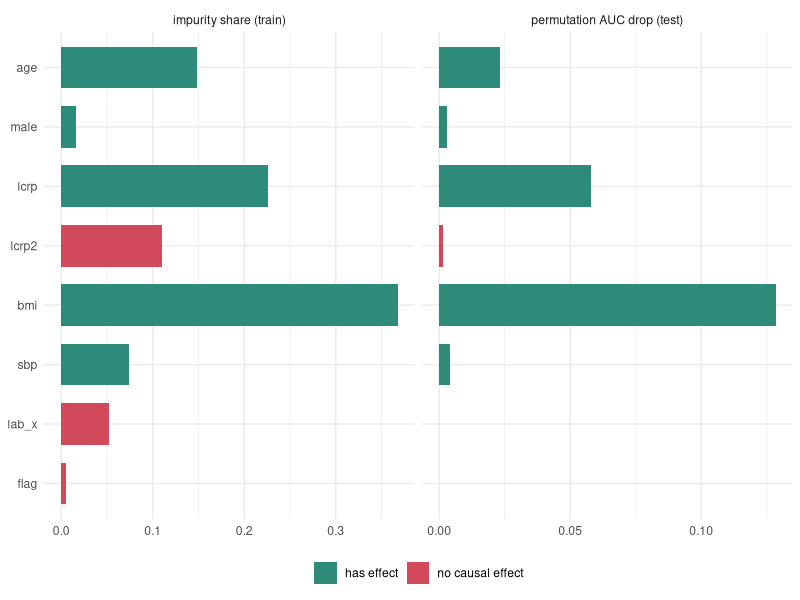
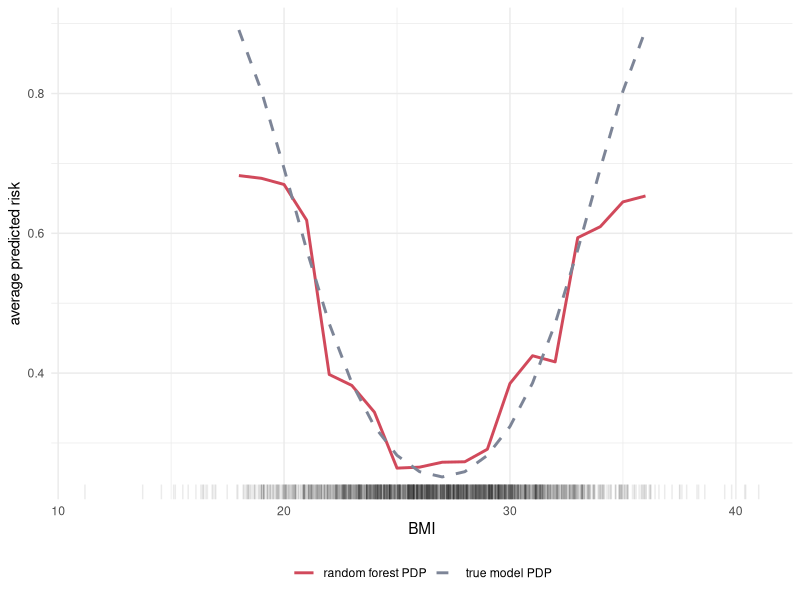
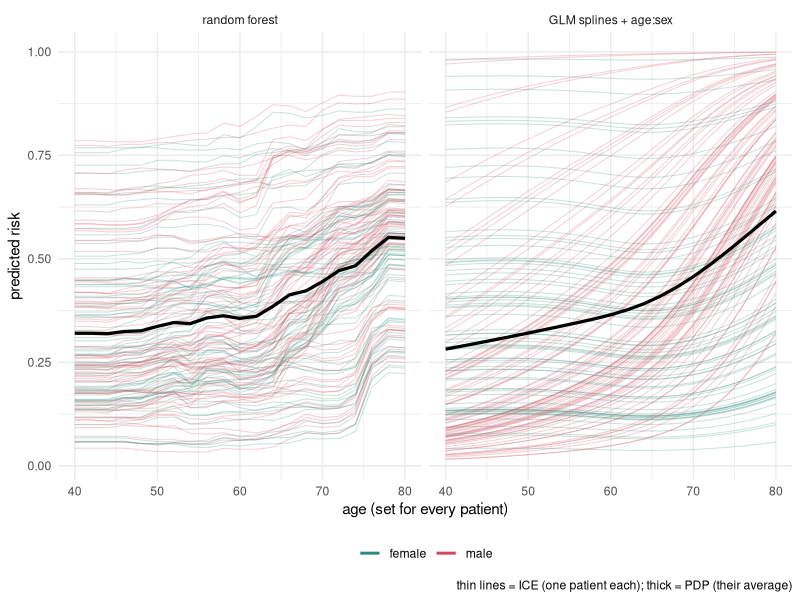
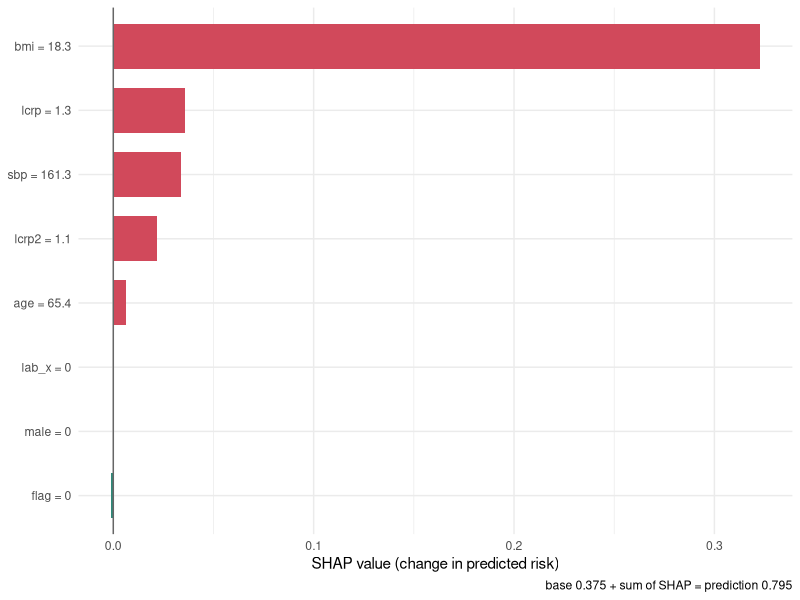
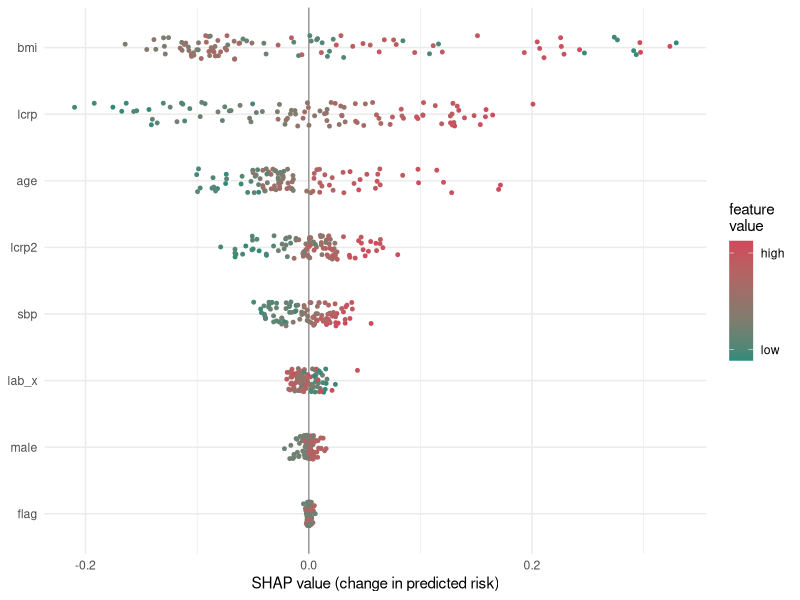
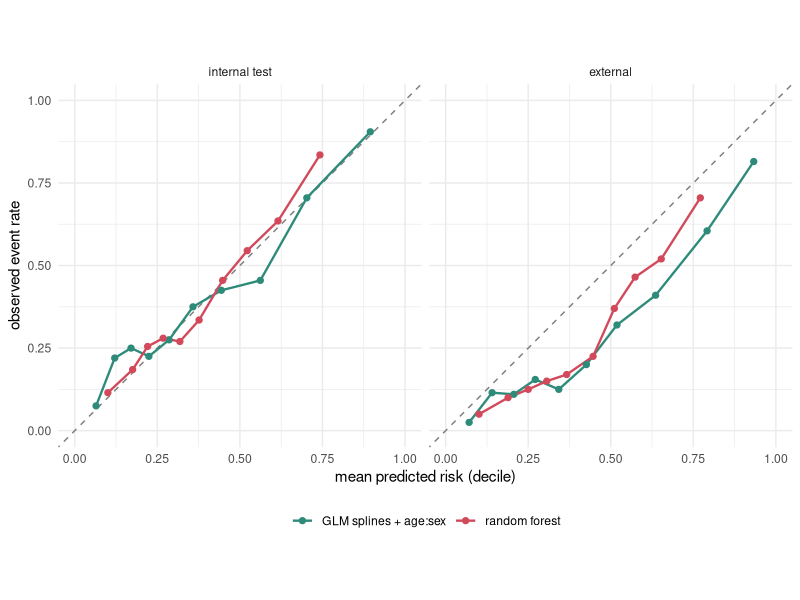
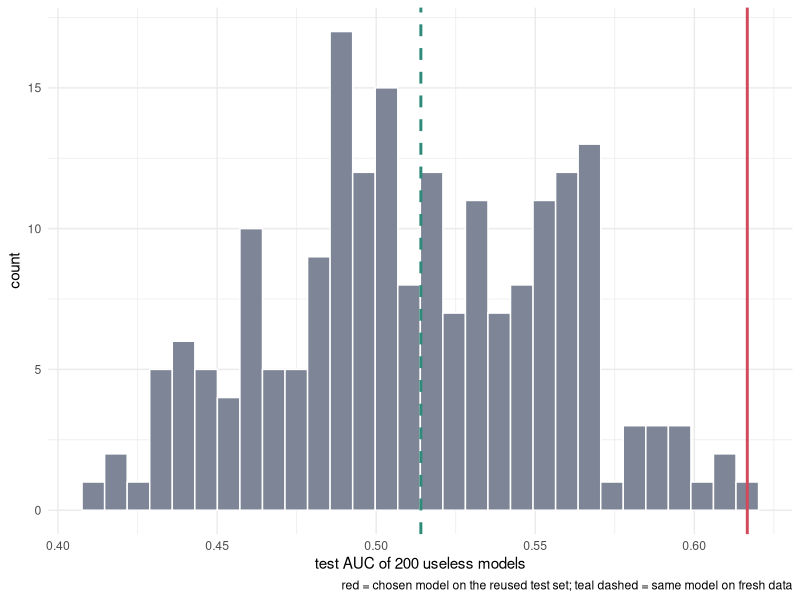

Write R code to recreate these figures, in order.
## ---- chunk 1
#| eval: true
#| message: false
library(rpart); library(splines)
sim_clin <- function(n, seed, shift = 0, age_mu = 60) {
  set.seed(seed)
  age   <- rnorm(n, age_mu, 10)
  male  <- rbinom(n, 1, .5)
  lcrp  <- rnorm(n, 1, .8)
  lcrp2 <- lcrp + rnorm(n, 0, .3)                 # 대리 변수 (원인 아님)
  bmi   <- rnorm(n, 27, 4)
  sbp   <- rnorm(n, 130, 15)
  lab_x <- rnorm(n)                               # 효과 없음
  flag  <- rbinom(n, 1, .5)                       # 효과 없음
  eta <- -1.3 + shift + 0.9 * (lcrp - 1) + 0.07 * (age - 60) * male +
         0.045 * (bmi - 27)^2 + 0.012 * (sbp - 130)
  y <- rbinom(n, 1, plogis(eta))
  data.frame(age, male, lcrp, lcrp2, bmi, sbp, lab_x, flag, y, p_true = plogis(eta))
}
true_eta <- function(d) -1.3 + 0.9 * (d$lcrp - 1) + 0.07 * (d$age - 60) * d$male +
                         0.045 * (d$bmi - 27)^2 + 0.012 * (d$sbp - 130)
feats <- c("age", "male", "lcrp", "lcrp2", "bmi", "sbp", "lab_x", "flag")
tr <- sim_clin(1000, 1); te <- sim_clin(2000, 2)
c(prevalence_train = round(mean(tr$y), 3), prevalence_test = round(mean(te$y), 3),
  cor_lcrp_lcrp2 = round(cor(tr$lcrp, tr$lcrp2), 3))
## ---- chunk 2
#| eval: true
auc <- function(p, y) {                          # Mann-Whitney 로 계산한 AUC
  r <- rank(p); n1 <- sum(y == 1); n0 <- sum(y == 0)
  (sum(r[y == 1]) - n1 * (n1 + 1) / 2) / (n1 * n0)
}
## 블랙박스 : rpart 100개로 만든 random forest (W9)
rf_fit <- function(d, feats, ntree = 100, mtry = 6, seed = 1) {
  set.seed(seed)
  lapply(seq_len(ntree), function(b) {
    idx <- sample(nrow(d), replace = TRUE); f <- sample(feats, mtry)
    rpart(reformulate(f, "y"), data = d[idx, c(f, "y")], method = "anova",
          control = rpart.control(cp = 0.001, minbucket = 20, xval = 0, maxsurrogate = 0))
  })
}
rf_pred <- function(m, newdata) rowMeans(sapply(m, predict, newdata = newdata))
rf <- rf_fit(tr, feats)
pf <- function(d) rf_pred(rf, d)                 # 해석 도구에 넘길 "예측 함수"

m_lin <- glm(y ~ age + male + lcrp + lcrp2 + bmi + sbp + lab_x + flag, data = tr, family = binomial)
m_spl <- glm(y ~ ns(age, 3) + male + ns(lcrp, 3) + lcrp2 + ns(bmi, 3) + ns(sbp, 3) + lab_x + flag,
             data = tr, family = binomial)
m_int <- glm(y ~ ns(age, 3) * male + ns(lcrp, 3) + lcrp2 + ns(bmi, 3) + ns(sbp, 3) + lab_x + flag,
             data = tr, family = binomial)
data.frame(model = c("logistic (linear)", "logistic + splines", "logistic + splines + age:sex",
                     "random forest (100 rpart trees)", "true probability (ceiling)"),
           test_AUC = round(c(auc(predict(m_lin, te), te$y), auc(predict(m_spl, te), te$y),
                              auc(predict(m_int, te), te$y), auc(pf(te), te$y),
                              auc(te$p_true, te$y)), 4))
## ---- chunk 3
#| eval: true
imp_impurity <- sapply(feats, function(v) sum(sapply(rf, function(t)
  if (v %in% names(t$variable.importance)) t$variable.importance[[v]] else 0)))
imp_impurity <- imp_impurity / sum(imp_impurity)                 # 비율로

perm_imp <- function(pred_fun, d, feats, R = 5, seed = 1, groups = NULL) {
  set.seed(seed); base <- auc(pred_fun(d), d$y)
  items <- if (is.null(groups)) as.list(feats) else groups
  sapply(items, function(g) mean(replicate(R, {
    dp <- d; idx <- sample(nrow(d)); dp[g] <- d[idx, g, drop = FALSE]   # g 만 섞는다
    base - auc(pred_fun(dp), d$y)
  })))
}
pi_test  <- perm_imp(pf, te, feats)
pi_train <- perm_imp(pf, tr, feats)
imp_tab <- data.frame(feature = feats,
  true_effect = c("yes (male only)", "yes (via age)", "yes", "no (proxy)", "yes (U-shape)",
                  "yes (weak)", "no", "no"),
  impurity_share = round(imp_impurity, 3),
  perm_AUC_drop_test = round(pi_test, 4), perm_AUC_drop_train = round(pi_train, 4),
  row.names = NULL)
imp_tab
## ---- chunk 4
#| eval: true
#| fig-width: 7.6
#| fig-height: 3.4
#| message: false
library(ggplot2)
eff <- ifelse(feats %in% c("lcrp2", "lab_x", "flag"), "no causal effect", "has effect")
il <- rbind(data.frame(feature = feats, v = imp_impurity, what = "impurity share (train)", eff = eff),
            data.frame(feature = feats, v = pi_test, what = "permutation AUC drop (test)", eff = eff))
il$what <- factor(il$what, levels = c("impurity share (train)", "permutation AUC drop (test)"))
il$feature <- factor(il$feature, levels = rev(feats))
ggplot(il, aes(v, feature, fill = eff)) + geom_col(width = .7) +
  facet_wrap(~ what, scales = "free_x") +
  scale_fill_manual(values = c("has effect" = "#2e8b7a", "no causal effect" = "#d1495b")) +
  labs(x = NULL, y = NULL, fill = NULL) + theme_minimal() + theme(legend.position = "bottom")
## ---- chunk 5
#| eval: true
grp <- perm_imp(pf, te, feats, groups = list("lcrp", "lcrp2", c("lcrp", "lcrp2")))
base_auc <- auc(pf(te), te$y)
drop_refit <- sapply(list("lcrp", "lcrp2", c("lcrp", "lcrp2")), function(g)
  base_auc - auc(rf_pred(rf_fit(tr, setdiff(feats, g)), te), te$y))
data.frame(what = c("lcrp", "lcrp2", "lcrp + lcrp2 together"),
           permute_AUC_drop = round(grp, 4), drop_and_refit_AUC_drop = round(drop_refit, 4))
## ---- chunk 6
#| eval: true
pdp <- function(pred_fun, d, var, grid) sapply(grid, function(g) { d[[var]] <- g; mean(pred_fun(d)) })
g_bmi   <- seq(18, 36, by = 1)
pdp_rf  <- pdp(pf, te, "bmi", g_bmi)
pdp_tru <- pdp(function(d) plogis(true_eta(d)), te, "bmi", g_bmi)   # 진짜 모형의 PDP
round(data.frame(bmi = g_bmi, random_forest = pdp_rf, truth = pdp_tru)[c(1, 5, 10, 15, 19), ], 3)
c(argmin_rf = g_bmi[which.min(pdp_rf)], argmin_truth = g_bmi[which.min(pdp_tru)],
  cor_rf_truth = round(cor(pdp_rf, pdp_tru), 3))
## ---- chunk 7
#| eval: true
#| fig-width: 6
#| fig-height: 3.4
pl <- rbind(data.frame(bmi = g_bmi, p = pdp_rf,  src = "random forest PDP"),
            data.frame(bmi = g_bmi, p = pdp_tru, src = "true model PDP"))
ggplot(pl, aes(bmi, p, colour = src, linetype = src)) +
  geom_rug(data = te, aes(x = bmi), inherit.aes = FALSE, alpha = .08, sides = "b") +
  geom_line(linewidth = 1) +
  scale_colour_manual(values = c("random forest PDP" = "#d1495b", "true model PDP" = "#7d8597")) +
  scale_linetype_manual(values = c("random forest PDP" = 1, "true model PDP" = 2)) +
  labs(x = "BMI", y = "average predicted risk", colour = NULL, linetype = NULL) +
  theme_minimal() + theme(legend.position = "bottom")
## ---- chunk 8
#| eval: true
set.seed(5); ice_idx <- sample(nrow(te), 150)
g_age <- seq(40, 80, by = 2)
ice_curves <- function(pred_fun) sapply(g_age, function(g) { d <- te[ice_idx, ]; d$age <- g; pred_fun(d) })
ice_rf  <- ice_curves(pf)
ice_glm <- ice_curves(function(d) predict(m_int, d, type = "response"))
ice_tru <- ice_curves(function(d) plogis(true_eta(d)))
sx <- te$male[ice_idx]
slope10 <- function(M) 10 * apply(M, 1, function(r) coef(lm(r ~ g_age))[2])   # 10년당 위험 변화
data.frame(model = c("random forest", "GLM splines + age:sex", "truth"),
           female = round(c(mean(slope10(ice_rf)[sx == 0]), mean(slope10(ice_glm)[sx == 0]),
                            mean(slope10(ice_tru)[sx == 0])), 4),
           male   = round(c(mean(slope10(ice_rf)[sx == 1]), mean(slope10(ice_glm)[sx == 1]),
                            mean(slope10(ice_tru)[sx == 1])), 4),
           PDP_all = round(c(10 * coef(lm(colMeans(ice_rf) ~ g_age))[2],
                             10 * coef(lm(colMeans(ice_glm) ~ g_age))[2],
                             10 * coef(lm(colMeans(ice_tru) ~ g_age))[2]), 4))
## ---- chunk 9
#| eval: true
#| fig-width: 7.6
#| fig-height: 3.4
ic <- rbind(
  data.frame(id = rep(seq_along(ice_idx), length(g_age)), age = rep(g_age, each = length(ice_idx)),
             p = as.vector(ice_rf),  sex = rep(ifelse(sx == 1, "male", "female"), length(g_age)),
             model = "random forest"),
  data.frame(id = rep(seq_along(ice_idx), length(g_age)), age = rep(g_age, each = length(ice_idx)),
             p = as.vector(ice_glm), sex = rep(ifelse(sx == 1, "male", "female"), length(g_age)),
             model = "GLM splines + age:sex"))
ic$model <- factor(ic$model, levels = c("random forest", "GLM splines + age:sex"))
pd <- aggregate(p ~ age + model, data = ic, FUN = mean)
ggplot(ic, aes(age, p)) +
  geom_line(aes(group = id, colour = sex), alpha = .25, linewidth = .35) +
  geom_line(data = pd, colour = "black", linewidth = 1.1) +
  facet_wrap(~ model) +
  scale_colour_manual(values = c(female = "#2e8b7a", male = "#d1495b")) +
  guides(colour = guide_legend(override.aes = list(alpha = 1, linewidth = 1))) +
  labs(x = "age (set for every patient)", y = "predicted risk", colour = NULL,
       caption = "thin lines = ICE (one patient each); thick = PDP (their average)") +
  theme_minimal() + theme(legend.position = "bottom")
## ---- chunk 10
#| eval: true
shap_perm <- function(pred_fun, x, bg, feats, M = 200) {
  p <- length(feats); rows <- vector("list", M); perms <- matrix(0L, M, p)
  for (m in 1:M) {
    z <- bg[sample(nrow(bg), 1), feats]; pi <- sample(p); perms[m, ] <- pi
    h <- z[rep(1, p + 1), ]                                # 배경 샘플에서 출발
    for (k in 1:p) h[(k + 1):(p + 1), feats[pi[k]]] <- x[[feats[pi[k]]]]   # 순서대로 x 값으로 교체
    rows[[m]] <- h
  }
  f <- matrix(pred_fun(do.call(rbind, rows)), p + 1)       # 한 번에 예측 : (p+1) x M
  phi <- setNames(numeric(p), feats)
  for (m in 1:M) phi[feats[perms[m, ]]] <- phi[feats[perms[m, ]]] + diff(f[, m])
  list(phi = phi / M, f_x = f[p + 1, 1], base = mean(f[1, ]))
}
## ---- chunk 11
#| eval: true
set.seed(6); bg <- tr[sample(nrow(tr), 200), ]            # 배경(기준) 데이터
set.seed(7)
s_lin  <- shap_perm(function(d) predict(m_lin, d), te[1, ], bg, feats, M = 2000)
closed <- coef(m_lin)[feats] * (unlist(te[1, feats]) - colMeans(bg[feats]))
round(rbind(permutation_sampling = s_lin$phi, closed_form = closed), 4)
c(max_abs_diff = signif(max(abs(s_lin$phi - closed)), 3))
## ---- chunk 12
#| eval: true
ip <- which.max(pf(te[1:200, ]))                           # 처음 200명 중 가장 위험한 환자
set.seed(8)
s1 <- shap_perm(pf, te[ip, ], bg, feats, M = 300)
te[ip, feats]
c(prediction = round(s1$f_x, 4), base = round(s1$base, 4),
  base_plus_sum_phi = round(s1$base + sum(s1$phi), 4))
round(sort(s1$phi, decreasing = TRUE), 4)
## ---- chunk 13
#| eval: true
#| fig-width: 6
#| fig-height: 3.2
sl <- data.frame(feature = names(s1$phi), phi = s1$phi,
                 val = sapply(names(s1$phi), function(v) format(round(te[ip, v], 1))))
sl$label <- paste0(sl$feature, " = ", sl$val)
sl$label <- factor(sl$label, levels = sl$label[order(sl$phi)])
ggplot(sl, aes(phi, label, fill = phi > 0)) + geom_col(width = .7) +
  geom_vline(xintercept = 0, colour = "grey40") +
  scale_fill_manual(values = c("TRUE" = "#d1495b", "FALSE" = "#2e8b7a"), guide = "none") +
  labs(x = "SHAP value (change in predicted risk)", y = NULL,
       caption = paste0("base ", round(s1$base, 3), " + sum of SHAP = prediction ", round(s1$f_x, 3))) +
  theme_minimal()
## ---- chunk 14
#| eval: true
set.seed(9)
ex <- sample(nrow(te), 100)
S  <- t(sapply(ex, function(i) shap_perm(pf, te[i, ], bg, feats, M = 100)$phi))
data.frame(feature = feats,
           mean_abs_SHAP = round(colMeans(abs(S)), 4),
           perm_AUC_drop_test = round(pi_test, 4),
           true_effect = imp_tab$true_effect, row.names = NULL)[order(-colMeans(abs(S))), ]
## ---- chunk 15
#| eval: true
#| fig-width: 7
#| fig-height: 3.8
bs <- do.call(rbind, lapply(feats, function(v) data.frame(feature = v, phi = S[, v],
          val = rank(te[ex, v]) / length(ex))))                 # 색 = feature 값의 상대 순위
bs$feature <- factor(bs$feature, levels = feats[order(colMeans(abs(S)))])
set.seed(10)
ggplot(bs, aes(phi, feature, colour = val)) +
  geom_vline(xintercept = 0, colour = "grey60") +
  geom_jitter(height = .18, width = 0, size = 1) +
  scale_colour_gradient(low = "#2e8b7a", high = "#d1495b", breaks = c(.1, .9), labels = c("low", "high")) +
  labs(x = "SHAP value (change in predicted risk)", y = NULL, colour = "feature\nvalue") +
  theme_minimal()
## ---- chunk 16
#| eval: true
ext <- sim_clin(2000, 3, shift = -0.8, age_mu = 68)
cal <- function(p, y) {                                   # discrimination + calibration
  lp <- qlogis(pmin(pmax(p, 1e-6), 1 - 1e-6))
  c(AUC = auc(p, y), Brier = mean((p - y)^2),
    cal_intercept = unname(coef(glm(y ~ 1, offset = lp, family = binomial))[1]),  # 0 이 이상적
    cal_slope = unname(coef(glm(y ~ lp, family = binomial))[2]),                 # 1 이 이상적
    mean_pred = mean(p), observed = mean(y))
}
p_glm_te <- predict(m_int, te, type = "response"); p_glm_ex <- predict(m_int, ext, type = "response")
p_rf_te  <- pf(te);                                 p_rf_ex  <- pf(ext)
cbind(data.frame(model = rep(c("GLM splines + age:sex", "random forest"), 2),
                 cohort = rep(c("internal test", "external"), each = 2)),
      round(rbind(cal(p_glm_te, te$y), cal(p_rf_te, te$y), cal(p_glm_ex, ext$y), cal(p_rf_ex, ext$y)), 4))
## ---- chunk 17
#| eval: true
#| fig-width: 7.6
#| fig-height: 3.6
calbin <- function(p, y, model, cohort) {
  b <- cut(p, quantile(p, 0:10 / 10), include.lowest = TRUE)
  data.frame(pred = tapply(p, b, mean), obs = tapply(y, b, mean), model = model, cohort = cohort)
}
cb <- rbind(calbin(p_glm_te, te$y, "GLM splines + age:sex", "internal test"),
            calbin(p_rf_te,  te$y, "random forest",         "internal test"),
            calbin(p_glm_ex, ext$y, "GLM splines + age:sex", "external"),
            calbin(p_rf_ex,  ext$y, "random forest",         "external"))
cb$cohort <- factor(cb$cohort, levels = c("internal test", "external"))
ggplot(cb, aes(pred, obs, colour = model)) +
  geom_abline(linetype = 2, colour = "grey50") +
  geom_line(linewidth = .8) + geom_point(size = 1.8) +
  facet_wrap(~ cohort) + coord_equal(xlim = c(0, 1), ylim = c(0, 1)) +
  scale_colour_manual(values = c("GLM splines + age:sex" = "#2e8b7a", "random forest" = "#d1495b")) +
  labs(x = "mean predicted risk (decile)", y = "observed event rate", colour = NULL) +
  theme_minimal() + theme(legend.position = "bottom")
## ---- chunk 18
#| eval: true
R.version.string
sapply(c("rpart", "splines", "ggplot2"), function(p) as.character(packageVersion(p)))
## ---- chunk 19
#| eval: true
set.seed(11)
n <- 150; p <- 30
Xtr <- matrix(rnorm(n * p), n, p);      ytr <- rbinom(n, 1, .5)       # 신호 없음
Xte <- matrix(rnorm(n * p), n, p);      yte <- rbinom(n, 1, .5)
Xnew <- matrix(rnorm(2000 * p), 2000, p); ynew <- rbinom(2000, 1, .5)   # 새 데이터
cand <- lapply(1:200, function(k) sample(p, 5))                         # feature 5개짜리 후보 200개
fits <- lapply(cand, function(f) glm(ytr ~ Xtr[, f], family = binomial))
score <- function(fit, f, X) as.vector(cbind(1, X[, f]) %*% coef(fit))
auc_te <- mapply(function(fit, f) auc(score(fit, f, Xte), yte), fits, cand)
best <- which.max(auc_te)
data.frame(what = c("best of 200, judged on the reused test set", "that same model on fresh data",
                    "median of the 200 on the test set"),
           AUC = round(c(auc_te[best], auc(score(fits[[best]], cand[[best]], Xnew), ynew),
                         median(auc_te)), 4))
## ---- chunk 20
#| eval: true
#| fig-width: 6
#| fig-height: 3
ggplot(data.frame(a = auc_te), aes(a)) +
  geom_histogram(bins = 30, fill = "#7d8597", colour = "white") +
  geom_vline(xintercept = auc_te[best], colour = "#d1495b", linewidth = 1) +
  geom_vline(xintercept = auc(score(fits[[best]], cand[[best]], Xnew), ynew), colour = "#2e8b7a",
             linewidth = 1, linetype = 2) +
  labs(x = "test AUC of 200 useless models", y = "count",
       caption = "red = chosen model on the reused test set; teal dashed = same model on fresh data") +
  theme_minimal()
## ---- chunk 21
#| eval: true
set.seed(12)
n <- 100; p <- 2000
X <- matrix(rnorm(n * p), n, p); y <- rbinom(n, 1, .5)                  # 신호 없음
tstat <- function(X, y) abs(colMeans(X[y == 1, ]) - colMeans(X[y == 0, ])) /
  sqrt(apply(X[y == 1, ], 2, var) / sum(y == 1) + apply(X[y == 0, ], 2, var) / sum(y == 0))
fold <- sample(rep(1:5, length.out = n))
cv_auc <- function(select_inside) {
  pr <- numeric(n); top_all <- order(tstat(X, y), decreasing = TRUE)[1:10]
  for (f in 1:5) {
    tri <- fold != f
    top <- if (select_inside) order(tstat(X[tri, ], y[tri]), decreasing = TRUE)[1:10] else top_all
    g <- suppressWarnings(glm(y[tri] ~ X[tri, top], family = binomial))
    pr[!tri] <- cbind(1, X[!tri, top]) %*% coef(g)
  }
  auc(pr, y)
}
data.frame(pipeline = c("select top 10 on ALL data, then 5-fold CV", "select inside each training fold"),
           CV_AUC = round(c(cv_auc(FALSE), cv_auc(TRUE)), 4))
## ---- chunk 22
#| eval: true
rtr <- sim_clin(3000, 21, shift = -3.2); rte <- sim_clin(5000, 22, shift = -3.2)
mr <- glm(y ~ ns(age, 3) * male + ns(lcrp, 3) + ns(bmi, 3) + ns(sbp, 3), data = rtr, family = binomial)
pr <- predict(mr, rte, type = "response")
avg_prec <- function(p, y) { o <- order(p, decreasing = TRUE); y <- y[o]; mean((cumsum(y) / seq_along(y))[y == 1]) }
sens <- function(pred, y) sum(pred == 1 & y == 1) / sum(y == 1)
c(prevalence_test = round(mean(rte$y), 4))
data.frame(classifier = c("always predict 0", "GLM, threshold 0.5", "GLM, threshold = prevalence"),
           accuracy = round(c(mean(rte$y == 0), mean((pr > .5) == rte$y), mean((pr > mean(rtr$y)) == rte$y)), 4),
           sensitivity = round(c(0, sens(as.integer(pr > .5), rte$y), sens(as.integer(pr > mean(rtr$y)), rte$y)), 4),
           AUC = c("0.5", rep(format(round(auc(pr, rte$y), 4)), 2)),
           PR_AUC = c(format(round(mean(rte$y), 4)), rep(format(round(avg_prec(pr, rte$y), 4)), 2)))
